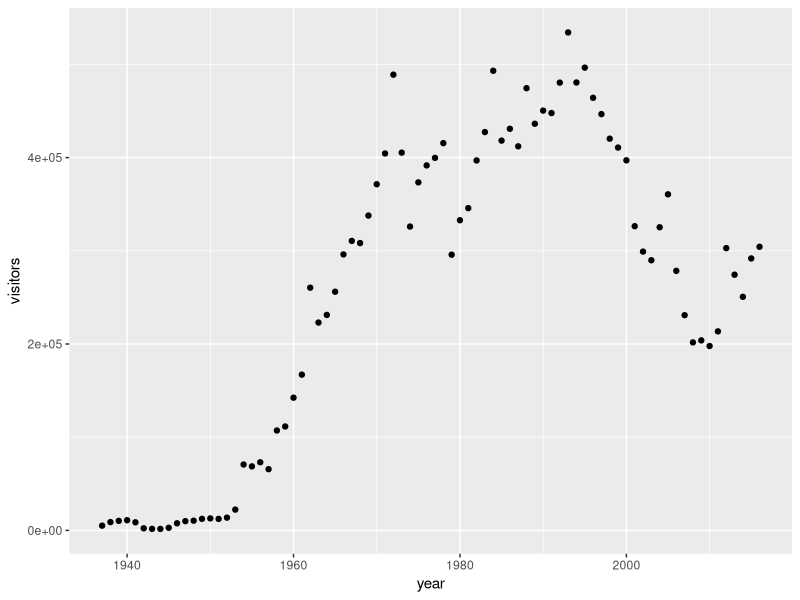
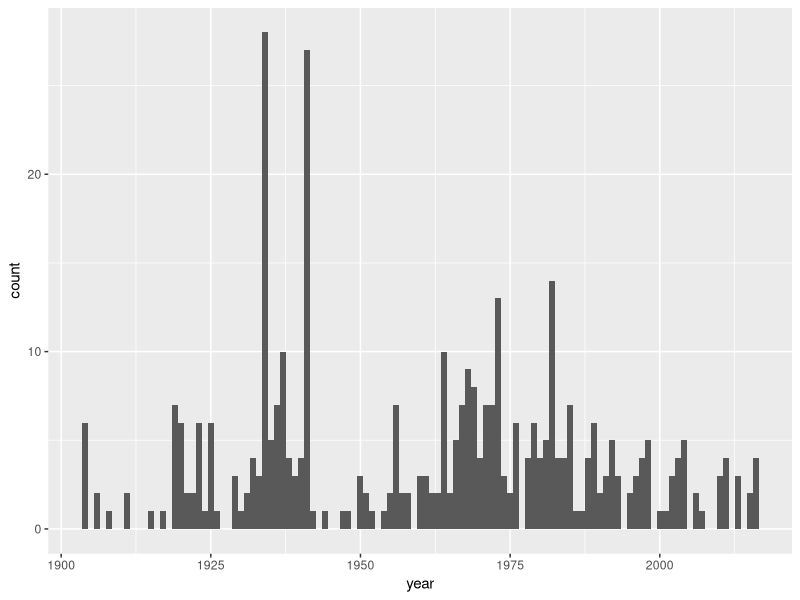
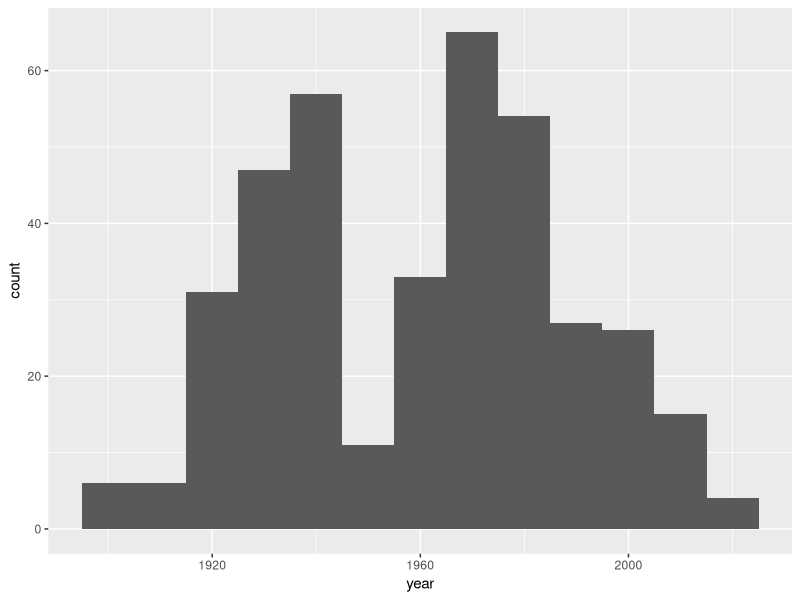
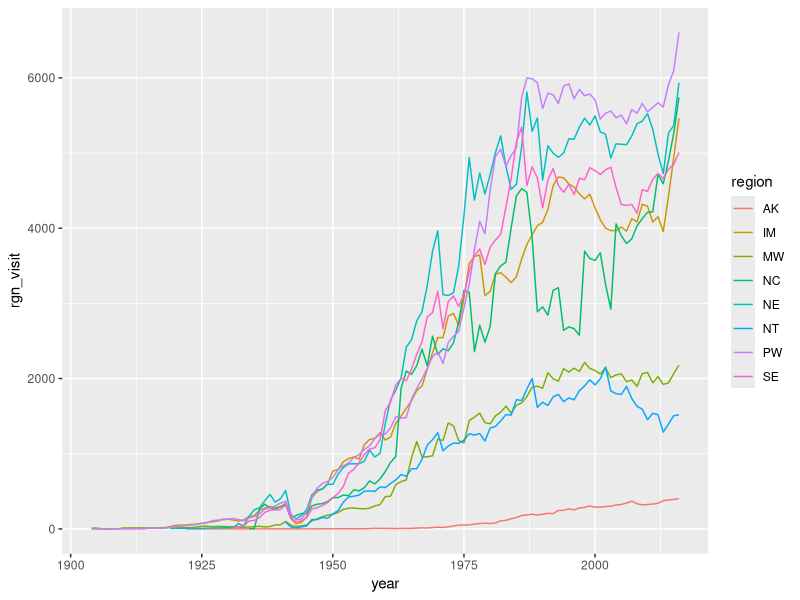

Here is the R script that generated these plots, in order:
## ---- chunk 1
knitr::opts_chunk$set(echo = TRUE)
## ---- chunk 2
library(tidyverse) # install.packages('tidyverse')

np_visit <- read_csv("data/np_visit.csv")
## ---- chunk 3
library(tidyverse)

np_visit <- read_csv("data/np_visit.csv")

dino_nm <- np_visit %>% 
  filter(park_name == "Dinosaur National Monument")
  
ggplot(data = dino_nm, aes(x = year, y = visitors)) +
  geom_point()
## ---- chunk 4
## wrangling code:
per_state <- np_visit %>% 
  group_by(state) %>% 
  mutate(n_parks = n()) %>% 
  select(state, n_parks) %>% 
  distinct() %>% 
  arrange(desc(n_parks)) %>% 
  ungroup()

## plotting code:

## ---- chunk 5

## General exploration of the dataset
head(np_visit)
summary(np_visit)

## How many years of data does this dataset have? hint: summary()

## Which parks, and how many parks, are in the dataset?
parks <- np_visit %>% 
  select(park_name) %>% 
  distinct()

## When was each park founded? Which are the oldest vs newest?
earliest_yr <- np_visit %>% 
  select(park_name, year) %>% 
  group_by(park_name) %>% 
  slice(which.min(year)) %>%
  arrange(year) %>% 
  ungroup()

head(earliest_yr)
tail(earliest_yr)



head(per_state)
tail(per_state)

per_rgn <- np_visit %>% 
  group_by(region) %>% 
  mutate(n_parks = n()) %>% 
  select(region, n_parks) %>% 
  distinct() %>% 
  arrange(desc(n_parks)) %>% 
  ungroup()

## Which is the most visited national park? Which year? How many visitors?
most_visit <- np_visit %>% 
  arrange(desc(visitors))



## Which was the most visited national park in the US in 2016?
most_visit_2016 <- np_visit %>% 
  filter(year == 2016) %>% 
  arrange(desc(visitors))

## And the least visited park in 2016
tail(most_visit_2016)


## ---- chunk 6
ggplot(data = earliest_yr, aes(year)) + geom_histogram(binwidth = 1) # single year
ggplot(data = earliest_yr, aes(year)) + geom_histogram(binwidth = 10) # decade

rgn_visits <- np_visit %>% 
  group_by(region, year) %>% 
  mutate(rgn_visit = sum(as.numeric(visitors))/10^4) %>% 
  ungroup() %>% 
  filter(rgn_visit > 0)

ggplot(data = rgn_visits, aes(x = year, y = rgn_visit, colour = region)) + 
  geom_line()
